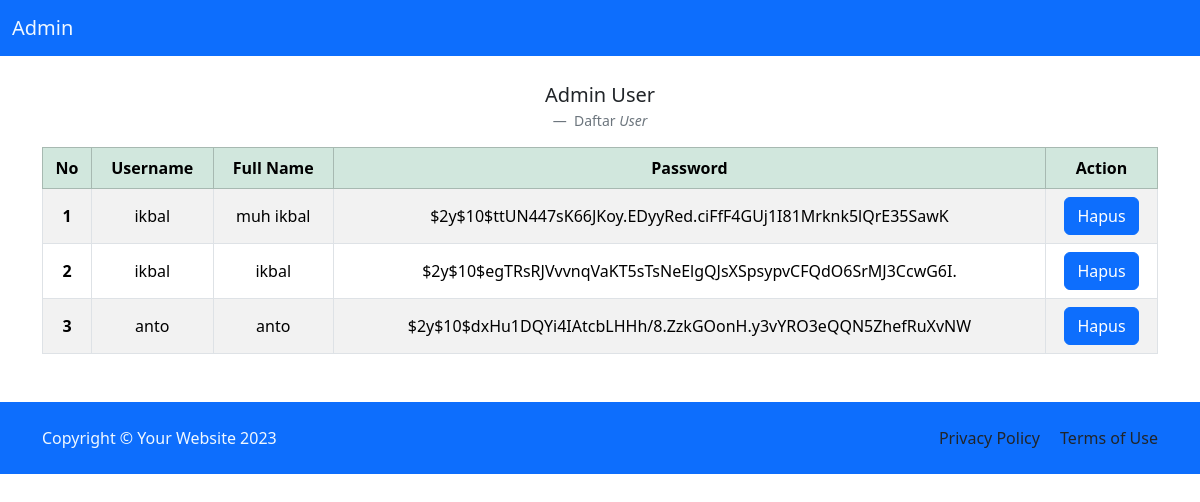
Page /admin/user.php (signed in) on the committed database.
### tables this page shows
CREATE TABLE `tb_user` (
  `id_user` int(11) NOT NULL,
  `fullname` varchar(250) NOT NULL,
  `username` varchar(50) NOT NULL,
  `password` varchar(250) NOT NULL
);

### admin/user.php (the view, shortened to what this page needs)
<!doctype html>
<html lang="en">
<head>
    <link href="https://cdn.jsdelivr.net/npm/bootstrap@5.3.2/dist/css/bootstrap.min.css" rel="stylesheet">
</head>
<body>
    <?php
    include("navbar.php");
    include("koneksi.php");
    ?>
    <figure class="text-center mt-4">
        <blockquote class="blockquote">
            <p>Admin User</p>
        </blockquote>
        <figcaption class="blockquote-footer">
            Daftar <cite title="Source Title">User</cite>
        </figcaption>
    </figure>
    <div class="container">
        <table class="table table-bordered table-hover table-striped align-middle text-center">
            <thead class="table-success">
                <tr>
                    <th scope="col">No</th>
                    <th scope="col">Username</th>
                    <th scope="col">Full Name</th>
                    <th scope="col">Password</th>
                    <th scope="col">Action</th>
                </tr>
            </thead>
            <tbody>
                <?php
                $sql = mysqli_query($conn,"SELECT * FROM tb_user");
                $no = 1;
                while ($row = mysqli_fetch_array($sql)) {
                ?>
                <tr>
                    <th scope="row"><?=$no++?></th>
                    <td><?=$row['username']?></td>
                    <td><?=$row['fullname']?></td>
                    <td><?=$row['password']?></td>
                    <td>
                        <a href="user_p.php?hapus=<?=$row['id_user']?>" type="button" class="btn btn-primary">Hapus</a>
                    </td>
                </tr>
                <?php }?>
            </tbody>
        </table>
    </div>
    <?php
    include("footer.php");
    ?>
</body>
</html>

### rows in the picture
tb_user: username "ikbal", fullname "muh ikbal", password "$2y$10$ttUN447sK66JKoy.EDyyRed.ciFfF4GUj1I81Mrknk5lQrE35SawK"
tb_user: username "ikbal", fullname "ikbal", password "$2y$10$egTRsRJVvvnqVaKT5sTsNeElgQJsXSpsypvCFQdO6SrMJ3CcwG6I."
tb_user: username "anto", fullname "anto", password "$2y$10$dxHu1DQYi4IAtcbLHHh/8.ZzkGOonH.y3vYRO3eQQN5ZhefRuXvNW"
